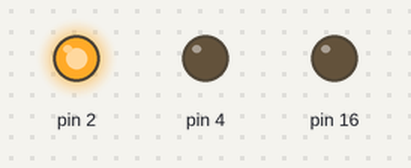
A sketch run on a simulated Arduino Uno, built with avr-gcc and run on an emulated ATmega328P. Parts: output pins drawn as LEDs (lit = HIGH).

Above: at 0.2 s.
At 1.2 s:
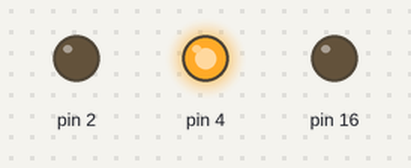
At 2.2 s:
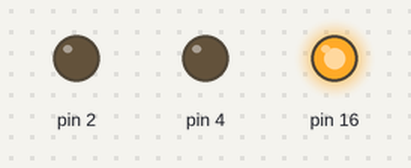
At 5.7 s:
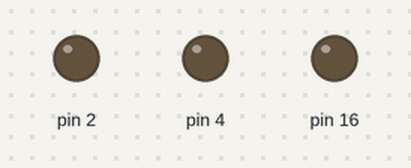
Timing chart, 0 to 6.9 s (numbered marks = the images above):
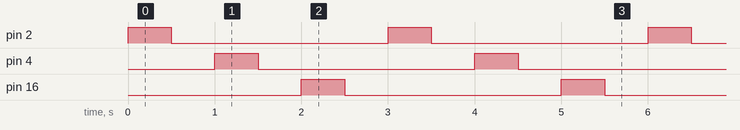

Measured:
- by itself, pin 2, pin 4, pin 16: alternates HIGH for 0.50 s and LOW for 2.5 s
- by itself, everything shown: repeats every 3.0 s, in 6 steps

The sketch:

10._ESP_LED.ino
```cpp
void setup() {
  pinMode(19, INPUT_PULLUP);
  pinMode(2,OUTPUT);
  pinMode(4,OUTPUT);
  pinMode(16,OUTPUT);
}

void loop() {
  kelip(2,500);
  kelip(4,500);
  kelip(16,500);
}

void kelip(int pin, int lengah){
  digitalWrite(pin,HIGH);
  delay(lengah);
  digitalWrite(pin,LOW);
  delay(lengah);
}
```
